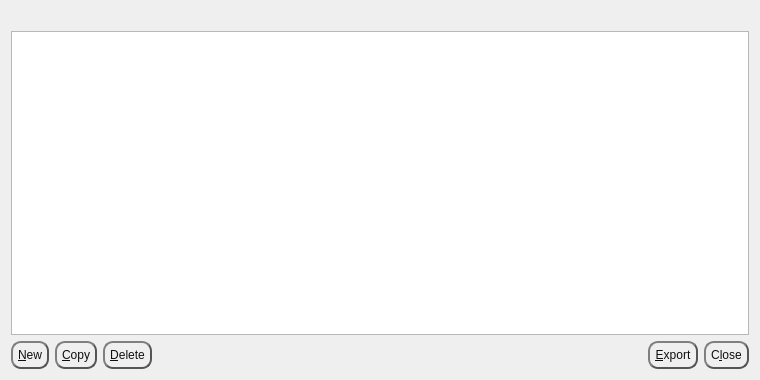
<?xml version="1.0" encoding="UTF-8"?>
<ui version="4.0">
 <class>AddressBookPage</class>
 <widget class="QWidget" name="AddressBookPage">
  <property name="geometry">
   <rect>
    <x>0</x>
    <y>0</y>
    <width>760</width>
    <height>380</height>
   </rect>
  </property>
  <layout class="QVBoxLayout" name="verticalLayout">
   <item>
    <widget class="QLabel" name="labelExplanation">
     <property name="textFormat">
      <enum>Qt::PlainText</enum>
     </property>
     <property name="wordWrap">
      <bool>true</bool>
     </property>
    </widget>
   </item>
   <item>
    <widget class="QTableView" name="tableView">
     <property name="palette">
      <palette>
       <active>
        <colorrole role="Text">
         <brush brushstyle="SolidPattern">
          <color alpha="255">
           <red>51</red>
           <green>51</green>
           <blue>51</blue>
          </color>
         </brush>
        </colorrole>
       </active>
       <inactive>
        <colorrole role="Text">
         <brush brushstyle="SolidPattern">
          <color alpha="255">
           <red>51</red>
           <green>51</green>
           <blue>51</blue>
          </color>
         </brush>
        </colorrole>
       </inactive>
       <disabled>
        <colorrole role="Text">
         <brush brushstyle="SolidPattern">
          <color alpha="255">
           <red>85</red>
           <green>85</green>
           <blue>85</blue>
          </color>
         </brush>
        </colorrole>
       </disabled>
      </palette>
     </property>
     <property name="contextMenuPolicy">
      <enum>Qt::CustomContextMenu</enum>
     </property>
     <property name="toolTip">
      <string>Right-click to edit address or label</string>
     </property>
     <property name="tabKeyNavigation">
      <bool>false</bool>
     </property>
     <property name="alternatingRowColors">
      <bool>true</bool>
     </property>
     <property name="selectionMode">
      <enum>QAbstractItemView::SingleSelection</enum>
     </property>
     <property name="selectionBehavior">
      <enum>QAbstractItemView::SelectRows</enum>
     </property>
     <property name="sortingEnabled">
      <bool>true</bool>
     </property>
     <attribute name="verticalHeaderVisible">
      <bool>false</bool>
     </attribute>
    </widget>
   </item>
   <item>
    <layout class="QHBoxLayout" name="horizontalLayout">
     <item>
      <widget class="QPushButton" name="newAddress">
       <property name="toolTip">
        <string>Create a new address</string>
       </property>
       <property name="styleSheet">
        <string notr="true">QPushButton {
color: #0F0F0F;
border: 2px solid #555;
border-radius: 10px;
border-style: outset;
background: qradialgradient(
cx: 0.3, cy: -0.4, fx: 0.3, fy: -0.4,
radius: 1.35, stop: 0 #d1d5db, stop: 1 #d1d5db
);
padding: 5px;
}

QPushButton:hover {
background: qradialgradient(
cx: 0.3, cy: -0.4, fx: 0.3, fy: -0.4,
radius: 1.35, stop: 0 #d1d5db, stop: 1 #d1d5db
);
}</string>
       </property>
       <property name="text">
        <string>&amp;New</string>
       </property>
       <property name="icon">
        <iconset>
         <normaloff>:/icons/add</normaloff>:/icons/add</iconset>
       </property>
       <property name="autoDefault">
        <bool>false</bool>
       </property>
      </widget>
     </item>
     <item>
      <widget class="QPushButton" name="copyAddress">
       <property name="toolTip">
        <string>Copy the currently selected address to the system clipboard</string>
       </property>
       <property name="styleSheet">
        <string notr="true">QPushButton {
color: #0F0F0F;
border: 2px solid #555;
border-radius: 10px;
border-style: outset;
background: qradialgradient(
cx: 0.3, cy: -0.4, fx: 0.3, fy: -0.4,
radius: 1.35, stop: 0 #d1d5db, stop: 1 #d1d5db
);
padding: 5px;
}

QPushButton:hover {
background: qradialgradient(
cx: 0.3, cy: -0.4, fx: 0.3, fy: -0.4,
radius: 1.35, stop: 0 #d1d5db, stop: 1 #d1d5db
);
}</string>
       </property>
       <property name="text">
        <string>&amp;Copy</string>
       </property>
       <property name="icon">
        <iconset>
         <normaloff>:/icons/editcopy</normaloff>:/icons/editcopy</iconset>
       </property>
       <property name="autoDefault">
        <bool>false</bool>
       </property>
      </widget>
     </item>
     <item>
      <widget class="QPushButton" name="deleteAddress">
       <property name="toolTip">
        <string>Delete the currently selected address from the list</string>
       </property>
       <property name="styleSheet">
        <string notr="true">QPushButton {
color: #0F0F0F;
border: 2px solid #555;
border-radius: 10px;
border-style: outset;
background: qradialgradient(
cx: 0.3, cy: -0.4, fx: 0.3, fy: -0.4,
radius: 1.35, stop: 0 #d1d5db, stop: 1 #d1d5db
);
padding: 5px;
}

QPushButton:hover {
background: qradialgradient(
cx: 0.3, cy: -0.4, fx: 0.3, fy: -0.4,
radius: 1.35, stop: 0 #d1d5db, stop: 1 #d1d5db
);
}</string>
       </property>
       <property name="text">
        <string>&amp;Delete</string>
       </property>
       <property name="icon">
        <iconset>
         <normaloff>:/icons/remove</normaloff>:/icons/remove</iconset>
       </property>
       <property name="autoDefault">
        <bool>false</bool>
       </property>
      </widget>
     </item>
     <item>
      <spacer name="horizontalSpacer">
       <property name="orientation">
        <enum>Qt::Horizontal</enum>
       </property>
       <property name="sizeHint" stdset="0">
        <size>
         <width>40</width>
         <height>20</height>
        </size>
       </property>
      </spacer>
     </item>
     <item>
      <widget class="QPushButton" name="exportButton">
       <property name="toolTip">
        <string>Export the data in the current tab to a file</string>
       </property>
       <property name="styleSheet">
        <string notr="true">QPushButton {
color: #0F0F0F;
border: 2px solid #555;
border-radius: 10px;
border-style: outset;
background: qradialgradient(
cx: 0.3, cy: -0.4, fx: 0.3, fy: -0.4,
radius: 1.35, stop: 0 #d1d5db, stop: 1 #d1d5db
);
padding: 5px;
}

QPushButton:hover {
background: qradialgradient(
cx: 0.3, cy: -0.4, fx: 0.3, fy: -0.4,
radius: 1.35, stop: 0 #d1d5db, stop: 1 #d1d5db
);
}</string>
       </property>
       <property name="text">
        <string>&amp;Export</string>
       </property>
       <property name="icon">
        <iconset>
         <normaloff>:/icons/export</normaloff>:/icons/export</iconset>
       </property>
       <property name="autoDefault">
        <bool>false</bool>
       </property>
      </widget>
     </item>
     <item>
      <widget class="QPushButton" name="closeButton">
       <property name="sizePolicy">
        <sizepolicy hsizetype="Minimum" vsizetype="Minimum">
         <horstretch>0</horstretch>
         <verstretch>0</verstretch>
        </sizepolicy>
       </property>
       <property name="styleSheet">
        <string notr="true">QPushButton {
color: #0F0F0F;
border: 2px solid #555;
border-radius: 10px;
border-style: outset;
background: qradialgradient(
cx: 0.3, cy: -0.4, fx: 0.3, fy: -0.4,
radius: 1.35, stop: 0 #d1d5db, stop: 1 #d1d5db
);
padding: 5px;
}

QPushButton:hover {
background: qradialgradient(
cx: 0.3, cy: -0.4, fx: 0.3, fy: -0.4,
radius: 1.35, stop: 0 #d1d5db, stop: 1 #d1d5db
);
}</string>
       </property>
       <property name="text">
        <string>C&amp;lose</string>
       </property>
       <property name="autoDefault">
        <bool>false</bool>
       </property>
      </widget>
     </item>
    </layout>
   </item>
  </layout>
 </widget>
 <resources>
  <include location="../rapids.qrc"/>
 </resources>
 <connections/>
</ui>
